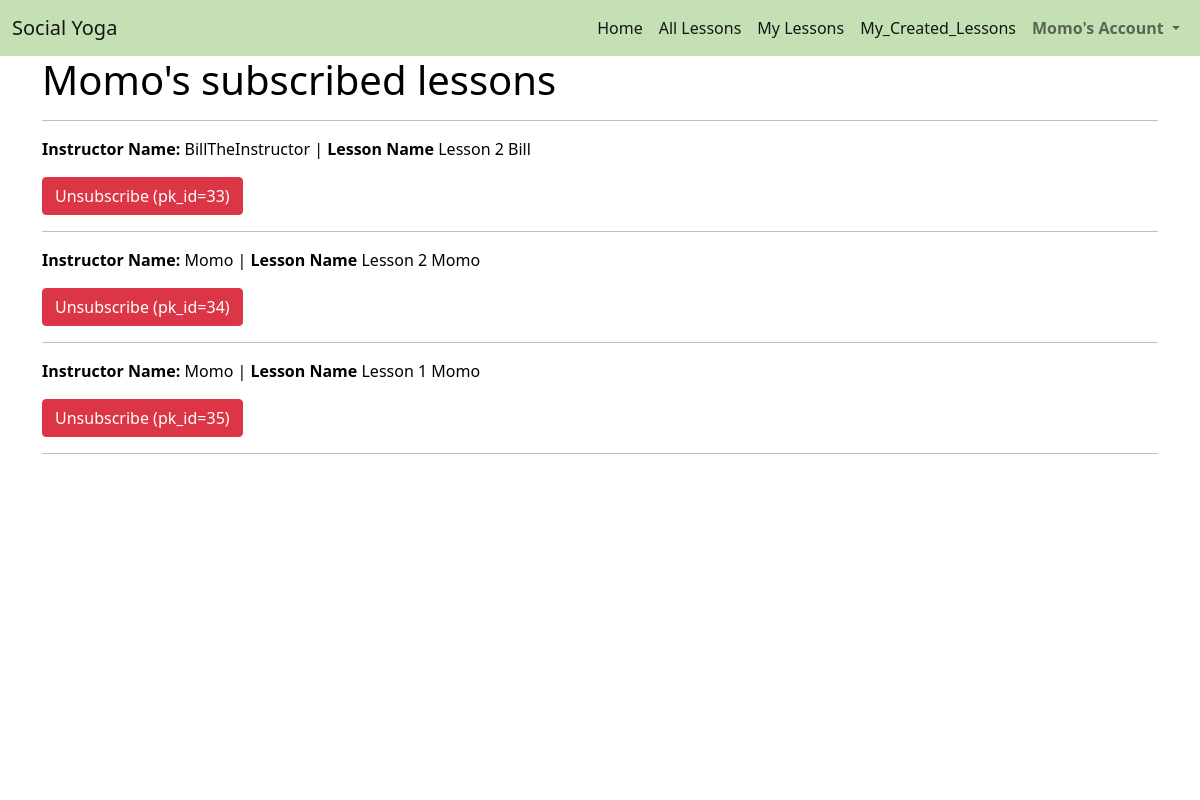
Page /lessons/my_lessons/ (signed in) on the earlier database version.
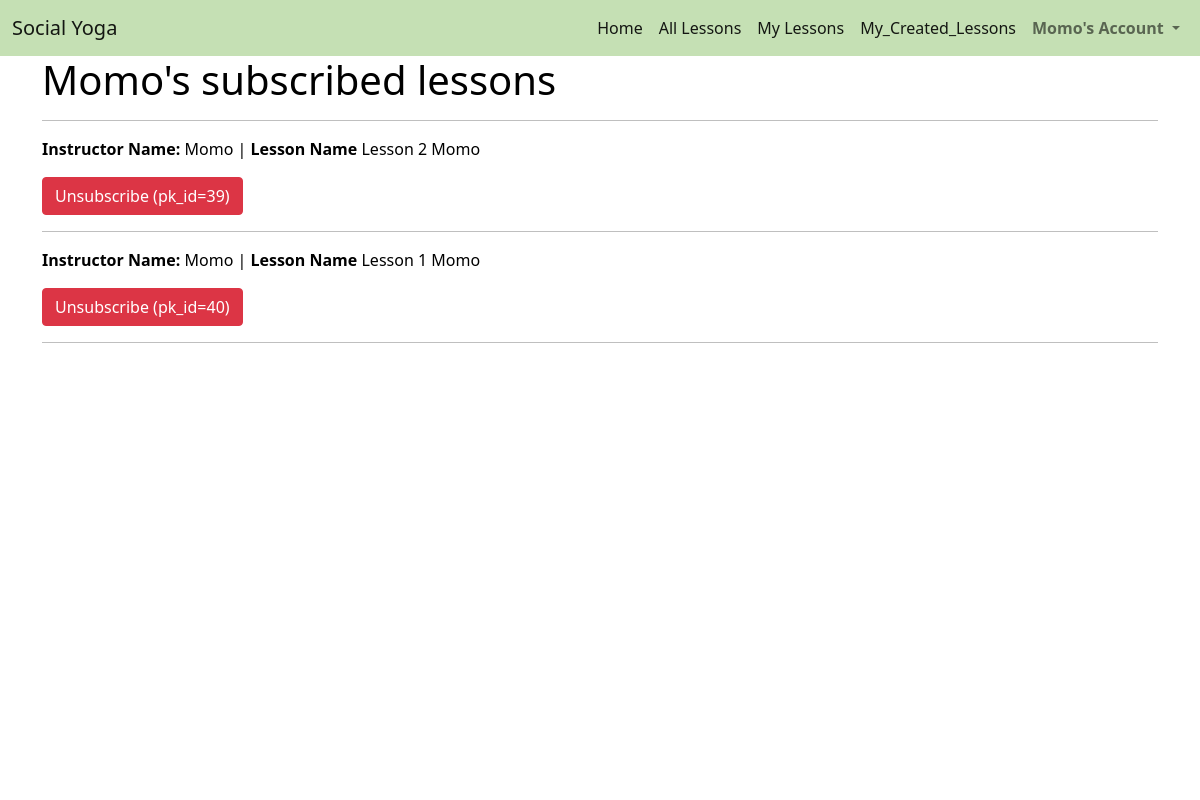
Same page on the later database version.
### profiles/models.py (models this page shows)
class UserProfile(models.Model):
    user = models.OneToOneField(User, on_delete=models.CASCADE)
    first_name = models.CharField(max_length=50, null=False, blank=False)
    last_name = models.CharField(max_length=50, null=False, blank=False)
    is_instructor = models.BooleanField(default=False)
    def __str__(self):
        return self.user.username

### lessons/models.py (models this page shows, shortened)
class LessonItem(models.Model):
    lesson = models.ForeignKey(Lesson, null=False, blank=False, on_delete=models.CASCADE, related_name='lessonitems')
    user = models.ForeignKey(UserProfile, null=False, blank=False, on_delete=models.CASCADE)

class Lesson(models.Model):
    lesson_id = models.CharField(max_length=32, null=False, editable=False)
    instructor_profile = models.ForeignKey(UserProfile, on_delete=models.SET_NULL,
                                        null=True, blank=True, related_name='lessons')
    lesson_name = models.CharField(max_length=32, null=False, editable=True)
    description = models.TextField(max_length=254)
    url = models.URLField(max_length=1024, null=False, blank=False)

### lessons/views.py (the view)
# urls.py: path('my_lessons/', views.my_lessons, name='my_lessons'),
def my_lessons(request):
    profile = get_object_or_404(UserProfile, user=request.user)
    template = 'lessons/my_lessons.html'
    lessonItems = LessonItem.objects.filter(user=profile)
    context = {
        'profile': profile,
        'lessons': lessons,
        'lesson_items': lessonItems,
    }
    return render(request, template, context)

### lessons/templates/lessons/my_lessons.html (shortened to what this page needs)
{% extends "base.html" %}
{% load static %}
{% block content %}
    <div class="overlay"></div>
    <div class="container h-100">
        <div class="row h-100">
            <div class="col">
                <h1>{{ profile }}'s subscribed lessons</h1>
                <hr>
                {% if lesson_items %}
                    {% for lesson in lesson_items %}
                        <p><strong>Instructor Name:</strong> {{lesson.lesson.instructor_profile}}  |  <strong>Lesson Name</strong> {{ lesson.lesson.lesson_name }}</p>
                        <a class="btn btn-danger" href="{% url 'unsubscribe_lesson' lesson.id %}" role="button">Unsubscribe (pk_id={{ lesson.id }})</a>
                        <hr>
                    {% endfor %}
                {% else %}
                    <p>You aren't subscribed to any lessons</p>
                {% endif %}
            </div>
        </div>
    </div>
{% endblock %}

### templates/base.html (shortened to what this page needs)
{% load static %}
<!doctype html>
<html lang="en">
  <head>
    {% block corecss %}
      <link href="https://cdn.jsdelivr.net/npm/bootstrap@5.0.0-beta1/dist/css/bootstrap.min.css" rel="stylesheet">
      <link rel="stylesheet" href="{% static 'css/base.css' %}" >
    {% endblock %}
</head>
<body>
    <nav class="navbar navbar-expand-lg navbar-light navbar-custom">
        <div class="container-fluid">
            <a class="navbar-brand" href="{% url 'home' %}">Social Yoga</a>
            <div class="collapse navbar-collapse" id="navbarSupportedContent">
            <ul class="navbar-nav ms-auto mb-2 mb-lg-0">
                <li class="nav-item">
                    <a class="nav-link active" aria-current="page" href="{% url 'home' %}">Home</a>
                </li>
                <li class="nav-item">
                    <a class="nav-link active" aria-current="page" href="{% url 'lessons' %}">All Lessons</a>
                </li>
                {% if user.is_authenticated %}
                <li class="nav-item">
                    <a class="nav-link active" aria-current="page" href="{% url 'my_lessons' %}">My Lessons</a>
                </li>
                {% endif %}
                {% if user.userprofile.is_instructor %}
                <li class="nav-item">
                    <a class="nav-link active" aria-current="page" href="{% url 'instructor_created_lessons' %}">My_Created_Lessons</a>
                </li>
                {% endif %}
                <li class="nav-item dropdown">
                <a class="nav-link dropdown-toggle" href="#" id="navbarDropdown" role="button" data-bs-toggle="dropdown" aria-expanded="false">
                    <strong>{% if user.is_authenticated %}{{ user|title }}'s{% else %}My{% endif %} Account</strong>
                </a>
                </li>
            </ul>
            </div>
        </div>
    </nav>
        {% block content %}
        {% endblock %}
</body>
</html>

### static/css/base.css (style rules this page uses)
.navbar-custom { background-color: #c5e0b4; }
body { background: url('/media/background-image.jpg') no-repeat center center fixed; background-size: cover; height: calc(100vh - 164px); color: black; }
.overlay { height: 100%; width: 100%; top: 0; left: 0; position: fixed; background: white; z-index: -1; }

Differences in the rows shown:
removed LessonItem: lesson.instructor_profile "BillTheInstructor", lesson.lesson_name "Lesson 2 Bill", id "33"
removed LessonItem: lesson.instructor_profile "Momo", lesson.lesson_name "Lesson 2 Momo", id "34"
removed LessonItem: lesson.instructor_profile "Momo", lesson.lesson_name "Lesson 1 Momo", id "35"
added LessonItem: lesson.instructor_profile "Momo", lesson.lesson_name "Lesson 2 Momo", id "39"
added LessonItem: lesson.instructor_profile "Momo", lesson.lesson_name "Lesson 1 Momo", id "40"
